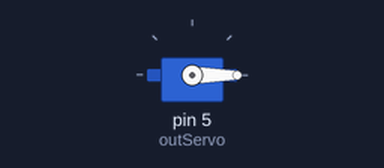
Simulated run of this sketch. Board: Arduino Uno, built with avr-gcc and run on an emulated ATmega328P. On the bench: servo. What the sketch prints to the serial monitor is not drawn.

Above: at 0.05 s.
Timing chart, 0 to 4.6 s (numbered marks = the images above):
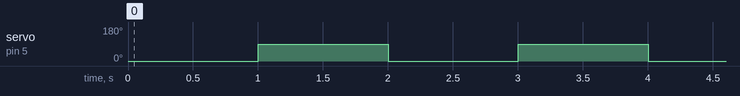

The sketch:

10.SERVO.ino
```cpp
#include <Servo.h>

int outServo=5; //Pin untuk Servo
Servo myservo;
void setup() {

 Serial.begin(9600);
 myservo.attach(outServo);
}
void loop() {
 //Program yang akan dijalankan berulang-ulang
 myservo.write(0); //0-180
 Serial.print(" 0 derajat");
 Serial.println();
 delay(1000); //Jeda waktu perulagan seama 500 mili detik
 myservo.write(90); //0-180
 Serial.print(" 90 derajat");
 Serial.println();
 delay(1000); //Jeda waktu perulagan seama 500 mili detik
}
```

Measured:
- by itself, servo on pin 5 (outServo): alternates 90° for 1.0 s and 0° for 1.0 s
